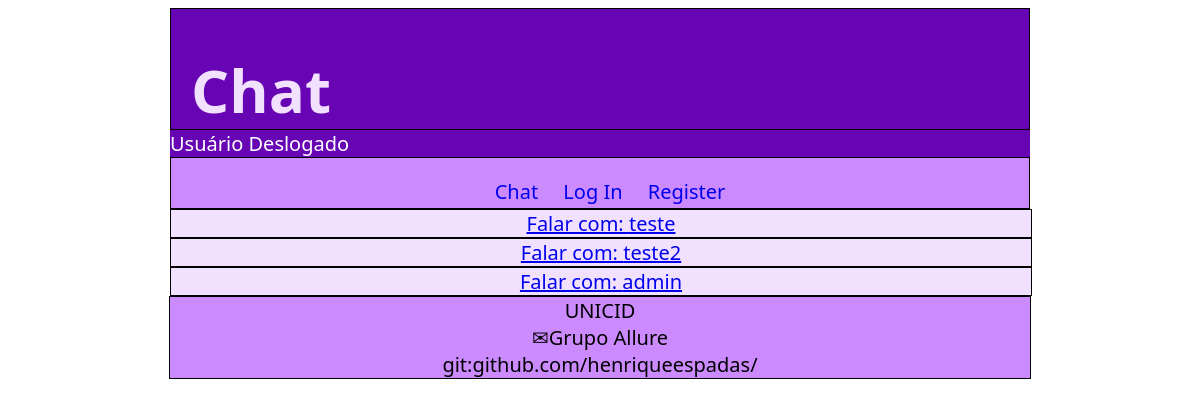
/interlocutor_selection, run on the app's committed database.
### chat_app/models.py (models this page shows)
class User(AbstractUser):
    pass

### chat_app/views.py (the view)
def interlocutor_selection(request):
    users = User.objects.filter(is_active=True)
    return render(
        request,
        "interlocutor_selection.html",
        {"user_list": users},
    )

### chat_app/templates/interlocutor_selection.html
{% extends "layout.html" %}
{% block body %}
<div id="principal">
    {% for friend in user_list %}
    <div class= "amigos">
        <a href="{% url 'chat_page' friend.id %}">Falar com: {{ friend.username }}</a>
    </div>
    {% endfor %}
</div>
{% endblock %}

### chat_app/static/css/styles.css (style rules this page uses)
body { background: url("../img/leilao.jpg") no-repeat fixed; background-size:20%; background-repeat: repeat; font-family: Calibri, Candara, Segoe, Segoe UI, Optima, Arial, sans-serif; font-size: 20px }
#principal { margin:auto; width: 860px; }
.amigos { background-size:100%; background-color: #F2E0FF; margin:auto; width: 860px; text-align: center; border : 1px solid black ; }

### data on the page
User: username "teste"
User: username "teste2"
User: username "admin"
